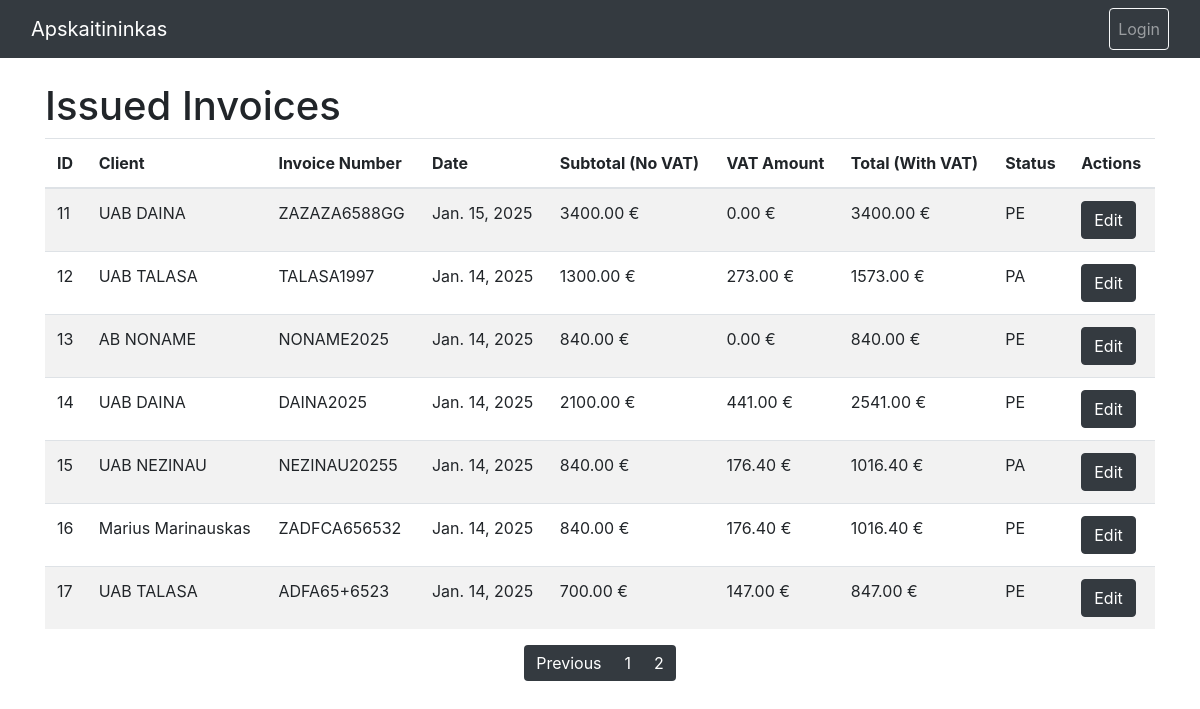
Before: /apskaitininkas/invoices/issued/?page=2 with the older database file.
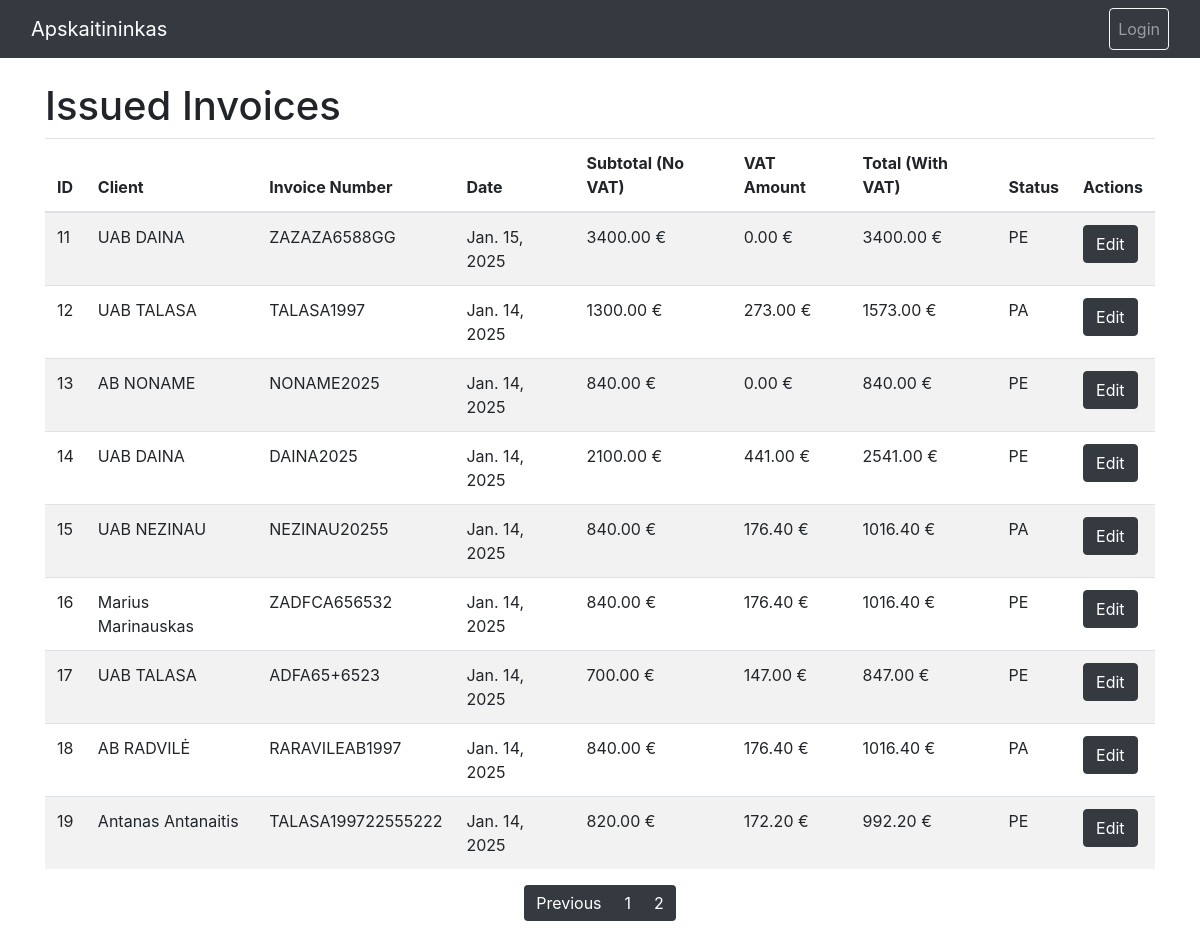
After: the same page with the newer database file.
### apskaitininkas/models.py (models this page shows, shortened)
class IssuedInvoice(models.Model):
    STATUS_CHOICES = [
        ('PA', 'Paid'),
        ('PE', 'Pending'),
        ('OV', 'Overdue'),
        ('CA', 'Cancelled')
    ]
    client = models.ForeignKey(Client, on_delete=models.SET_NULL, null=True)
    invoice_number = models.CharField('Invoice Number', max_length=100, unique=True)
    date = models.DateField(verbose_name='Invoice issue date')
    due_date = models.DateField(verbose_name='Invoice payment due date')
    status = models.CharField('Invoice status', max_length=20, choices=STATUS_CHOICES, default='PE')
    apply_vat = models.BooleanField('Apply VAT', default=False)
    vat_rate = models.DecimalField('VAT amount (%)', max_digits=5, decimal_places=2, default=21.00)
    issued_by = models.ForeignKey(User, on_delete=models.SET_NULL, null=True, blank=True)
    created_at = models.DateTimeField(auto_now_add=True)
    updated_at = models.DateTimeField(auto_now=True)
    currency = models.CharField('Currency', max_length=3, default='EUR')
    def calculate_subtotal(self):
        return sum(line.line_total() for line in self.lines.all())
    def calculate_vat_amount(self):
        if self.apply_vat:
            return self.calculate_subtotal() * (self.vat_rate / 100)
        return 0
    def calculate_total(self):
        subtotal = self.calculate_subtotal()
        vat_amount = self.calculate_vat_amount()
        return subtotal + vat_amount

class Client(models.Model):
    name = models.CharField('Company or person name', max_length=255)
    company_id = models.CharField('Company id', max_length=20, blank=True)
    vat_number = models.CharField('VAT payer number', max_length=20, blank=True)
    email = models.EmailField('Email adress', max_length=50, blank=True)
    phone = models.CharField('Phone number', max_length=20, blank=True)
    address = models.CharField('Adress', max_length=255)

class IssuedInvoiceLine(models.Model):
    invoice = models.ForeignKey(IssuedInvoice, related_name='lines', on_delete=models.CASCADE)
    product = models.ForeignKey(ProductOrService, on_delete=models.CASCADE)
    quantity = models.PositiveIntegerField(verbose_name='Enter quantity of the products or services')
    price = models.DecimalField('Price (leave blank to use product price)', max_digits=10,
                                decimal_places=2, null=True, blank=True)
    def line_total(self):
        return self.quantity * self.price

### apskaitininkas/views.py (the view)
# urls.py: path('invoices/issued/', views.issued_invoices, name='issued_invoices'),
def issued_invoices(request):
    invoices = IssuedInvoice.objects.all()
    paginator = Paginator(invoices, 10)
    page_number = request.GET.get('page')
    page_obj = paginator.get_page(page_number)
    return render(request, 'issued_invoices.html', {'page_obj': page_obj})

### apskaitininkas/templates/issued_invoices.html (shortened to what this page needs)
{% extends 'base.html' %}
{% block content %}
<h1>Issued Invoices</h1>
<table class="table table-striped">
    <thead>
        <tr>
            <th>ID</th>
            <th>Client</th>
            <th>Invoice Number</th>
            <th>Date</th>
            <th>Subtotal (No VAT)</th>
            <th>VAT Amount</th>
            <th>Total (With VAT)</th>
            <th>Status</th>
            <th>Actions</th>
        </tr>
    </thead>
    <tbody>
        {% for invoice in page_obj %}
        <tr>
            <td>{{ invoice.id }}</td>
            <td>{{ invoice.client.name }}</td>
            <td>{{ invoice.invoice_number }}</td>
            <td>{{ invoice.date }}</td>
            <td>{{ invoice.calculate_subtotal|floatformat:2 }} €</td>
            <td>{{ invoice.calculate_vat_amount|floatformat:2 }} €</td>
            <td>{{ invoice.calculate_total|floatformat:2 }} €</td>
            <td>{{ invoice.status }}</td>
            <td>
                <a href="{% url 'edit_issued_invoice' invoice.id %}" class="btn btn-dark">Edit</a>
            </td>
        </tr>
        {% endfor %}
    </tbody>
</table>
<nav aria-label="Page navigation">
    <ul class="pagination justify-content-center">
        {% if page_obj.has_previous %}
        <li class="page-item">
            <a class="page-link custom-btn-dark" href="?page={{ invoices.previous_page_number }}">Previous</a>
        </li>
        {% endif %}
        {% for num in page_obj.paginator.page_range %}
        <li class="page-item {% if num == invoices.number %}active{% endif %}">
            <a class="page-link custom-btn-dark" href="?page={{ num }}">{{ num }}</a>
        </li>
        {% endfor %}
    </ul>
</nav>
{% endblock %}

Changed rows visible on the page:
added IssuedInvoice: id "18", client.name "AB RADVILĖ", invoice_number "RARAVILEAB1997", date "Jan. 14, 2025", calculate_subtotal "840.00", calculate_vat_amount "176.40", calculate_total "1016.40", status "PA"
added IssuedInvoice: id "19", client.name "Antanas Antanaitis", invoice_number "TALASA199722555222", date "Jan. 14, 2025", calculate_subtotal "820.00", calculate_vat_amount "172.20", calculate_total "992.20", status "PE"
